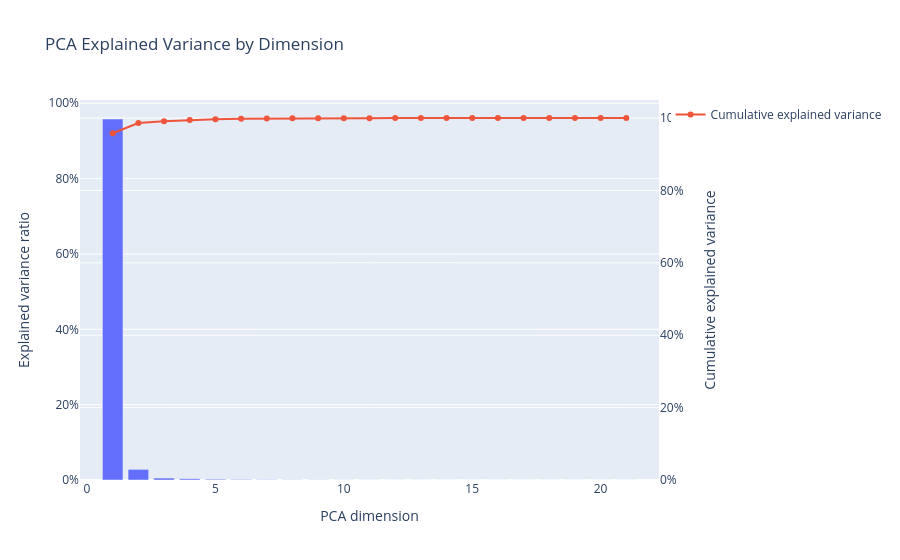

Notebook source saved alongside this figure:
### Code cell
plot_explained_variance_by_dimension(embeddings)

### Figure 1 — Plotly figure (JSON) as saved in the notebook; plotly's stock layout.template omitted (floating-point values rounded to 4 significant figures)
{"data": [{"hovertemplate": "PCA dimension=%{x}<br>Explained variance ratio=%{y}<extra></extra>", "legendgroup": "", "marker": {"color": "#636efa", "pattern": {"shape": ""}}, "name": "", "orientation": "v", "showlegend": false, "textposition": "auto", "x": [1, 2, 3, 4, 5, 6, 7, 8, 9, 10, 11, 12, 13, 14, 15, 16, 17, 18, 19, 20, 21], "xaxis": "x", "y": [0.9583, 0.02816, 0.005185, 0.00332, 0.002003, 0.001254, 0.0007238, 0.0003908, 0.0003075, 0.0001702, 9.96e-05, 6.425e-05, 4.345e-05, 1.094e-05, 6.225e-06, 2.489e-06, 1.255e-06, 7.784e-07, 1.855e-07, 7.404e-08, 2.357e-08], "yaxis": "y", "type": "bar"}, {"mode": "lines+markers", "name": "Cumulative explained variance", "x": [1, 2, 3, 4, 5, 6, 7, 8, 9, 10, 11, 12, 13, 14, 15, 16, 17, 18, 19, 20, 21], "y": [0.9583, 0.9864, 0.9916, 0.9949, 0.9969, 0.9982, 0.9989, 0.9993, 0.9996, 0.9998, 0.9999, 0.9999, 1.0, 1.0, 1.0, 1.0, 1.0, 1.0, 1.0, 1.0, 1.0], "yaxis": "y2", "type": "scatter"}], "layout": {"xaxis": {"anchor": "y", "domain": [0.0, 1.0], "title": {"text": "PCA dimension"}}, "yaxis": {"anchor": "x", "domain": [0.0, 1.0], "title": {"text": "Explained variance ratio"}, "tickformat": ".0%"}, "legend": {"tracegroupgap": 0, "title": {"text": ""}}, "title": {"text": "PCA Explained Variance by Dimension"}, "barmode": "relative", "yaxis2": {"title": {"text": "Cumulative explained variance"}, "tickformat": ".0%", "overlaying": "y", "side": "right", "range": [0, 1.05]}, "hovermode": "x unified"}}
